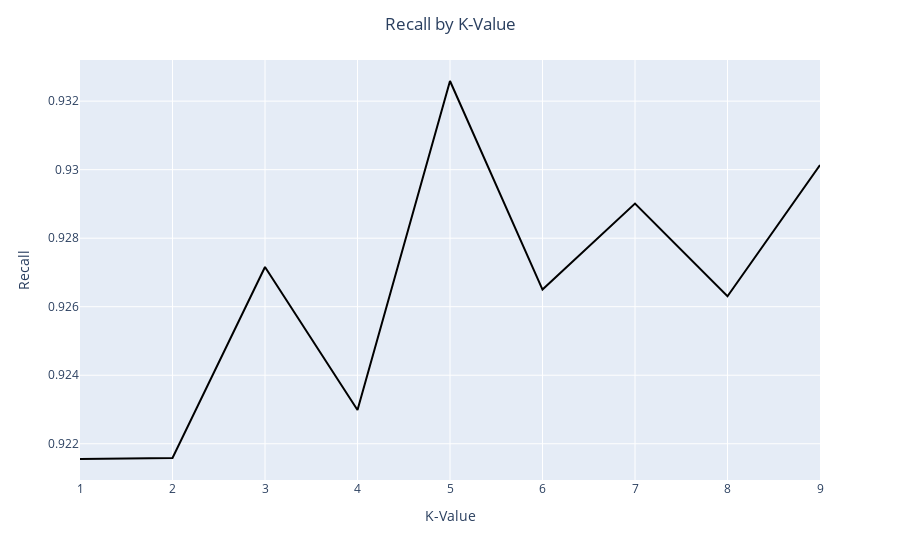

The notebook cell this image was saved under:
### Code cell
# Sorting mean by recall
recall = output.groupby('K-Value')['Recall'].mean().to_frame()
fig = px.line(recall, x=recall.index, y='Recall', color_discrete_sequence=['black'])
fig.update_layout(title_text=f'Recall by K-Value', title_x=0.5) 
fig.update_xaxes(title_text='K-Value')
fig.show()

### Figure 1 — Plotly figure (JSON) as saved in the notebook; plotly's stock layout.template omitted (floating-point values rounded to 4 significant figures)
{"data": [{"hovertemplate": "K-Value=%{x}<br>Recall=%{y}<extra></extra>", "legendgroup": "", "line": {"color": "black", "dash": "solid"}, "marker": {"symbol": "circle"}, "mode": "lines", "name": "", "orientation": "v", "showlegend": false, "type": "scatter", "x": [1, 2, 3, 4, 5, 6, 7, 8, 9], "xaxis": "x", "y": [0.9216, 0.9216, 0.9272, 0.923, 0.9326, 0.9265, 0.929, 0.9263, 0.9301], "yaxis": "y"}], "layout": {"legend": {"tracegroupgap": 0}, "margin": {"t": 60}, "title": {"text": "Recall by K-Value", "x": 0.5}, "xaxis": {"anchor": "y", "domain": [0, 1], "title": {"text": "K-Value"}}, "yaxis": {"anchor": "x", "domain": [0, 1], "title": {"text": "Recall"}}}}
